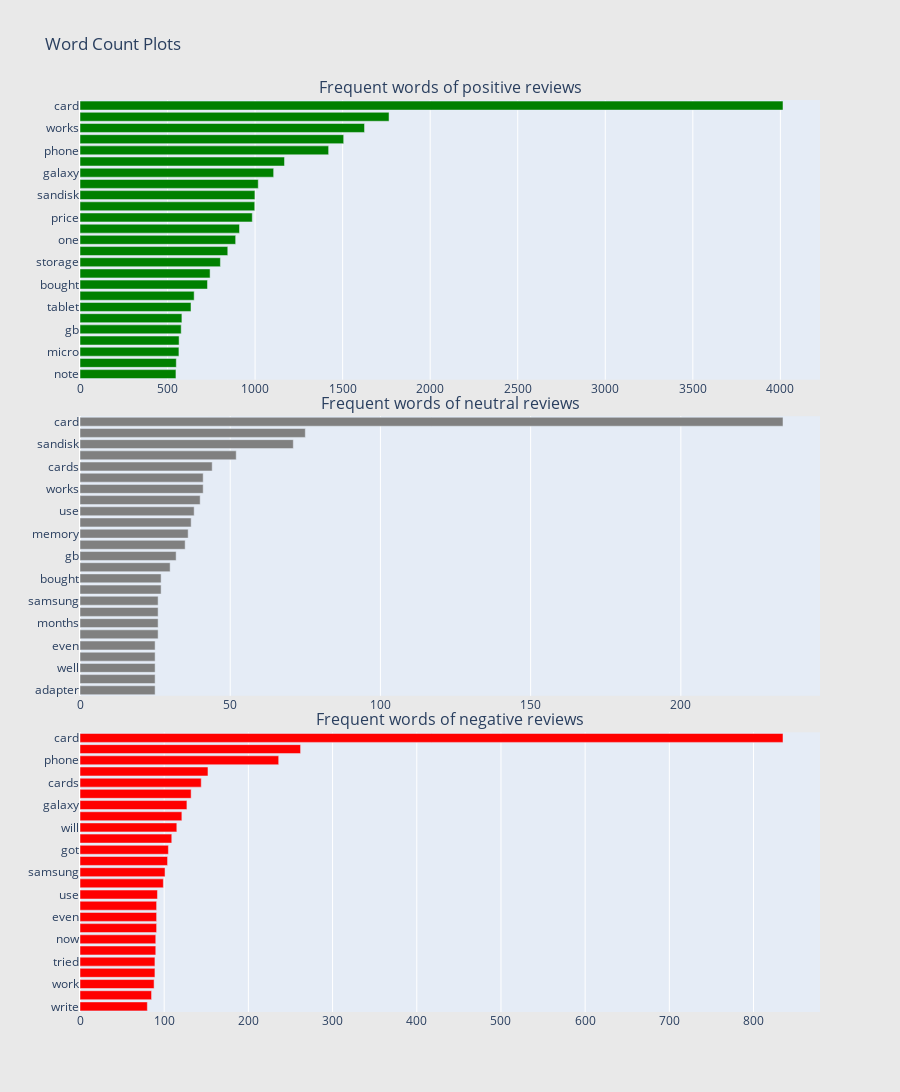

Here is the notebook cell this chart was saved with:
### Markdown cell above
# Monogram analysis

> > Here we will plot most frequent one word in reviews based on sentiments

### Code cell
from collections import defaultdict
import plotly.graph_objs as go
!pip install plotly
from plotly.subplots import make_subplots
import plotly.offline as py
import plotly.graph_objects as go
# from plotly.plotly import iplot

#Filtering data
review_pos = process_reviews[process_reviews["sentiment"]=='Positive'].dropna()
review_neu = process_reviews[process_reviews["sentiment"]=='Neutral'].dropna()
review_neg = process_reviews[process_reviews["sentiment"]=='Negative'].dropna()

## custom function for ngram generation ##
def generate_ngrams(text, n_gram=1):
    token = [token for token in text.lower().split(" ") if token != "" if token not in STOPWORDS]
    ngrams = zip(*[token[i:] for i in range(n_gram)])
    return [" ".join(ngram) for ngram in ngrams]

## custom function for horizontal bar chart ##
def horizontal_bar_chart(df, color):
    trace = go.Bar(
        y=df["word"].values[::-1],
        x=df["wordcount"].values[::-1],
        showlegend=False,
        orientation = 'h',
        marker=dict(
            color=color,
        ),
    )
    return trace

## Get the bar chart from positive reviews ##
freq_dict = defaultdict(int)
for sent in review_pos["reviews"]:
    for word in generate_ngrams(sent):
        freq_dict[word] += 1
fd_sorted = pd.DataFrame(sorted(freq_dict.items(), key=lambda x: x[1])[::-1])
fd_sorted.columns = ["word", "wordcount"]
trace0 = horizontal_bar_chart(fd_sorted.head(25), 'green')

## Get the bar chart from neutral reviews ##
freq_dict = defaultdict(int)
for sent in review_neu["reviews"]:
    for word in generate_ngrams(sent):
        freq_dict[word] += 1
fd_sorted = pd.DataFrame(sorted(freq_dict.items(), key=lambda x: x[1])[::-1])
fd_sorted.columns = ["word", "wordcount"]
trace1 = horizontal_bar_chart(fd_sorted.head(25), 'grey')

## Get the bar chart from negative reviews ##
freq_dict = defaultdict(int)
for sent in review_neg["reviews"]:
    for word in generate_ngrams(sent):
        freq_dict[word] += 1
fd_sorted = pd.DataFrame(sorted(freq_dict.items(), key=lambda x: x[1])[::-1])
fd_sorted.columns = ["word", "wordcount"]
trace2 = horizontal_bar_chart(fd_sorted.head(25), 'red')

# Creating two subplots
fig = make_subplots(rows=3, cols=1, vertical_spacing=0.04,
                          subplot_titles=["Frequent words of positive reviews", "Frequent words of neutral reviews",
                                          "Frequent words of negative reviews"])
fig.append_trace(trace0, 1, 1)
fig.append_trace(trace1, 2, 1)
fig.append_trace(trace2, 3, 1)
fig['layout'].update(height=1200, width=900, paper_bgcolor='rgb(233,233,233)', title="Word Count Plots")
py.iplot(fig, filename='word-plots')

### Figure 1 — Plotly figure (JSON) as saved in the notebook; plotly's stock layout.template omitted (floating-point values rounded to 4 significant figures)
{"data": [{"marker": {"color": "green"}, "orientation": "h", "showlegend": false, "type": "bar", "x": [548, 550, 565, 566, 578, 582, 634, 652, 728, 743, 802, 844, 889, 911, 984, 998, 999, 1018, 1106, 1168, 1420, 1506, 1625, 1765, 4015], "xaxis": "x", "y": ["note", "class", "micro", "product", "gb", "speed", "tablet", "well", "bought", "cards", "storage", "samsung", "one", "good", "price", "fast", "sandisk", "use", "galaxy", "sd", "phone", "memory", "works", "great", "card"], "yaxis": "y"}, {"marker": {"color": "grey"}, "orientation": "h", "showlegend": false, "type": "bar", "x": [25, 25, 25, 25, 25, 26, 26, 26, 26, 27, 27, 30, 32, 35, 36, 37, 38, 40, 41, 41, 44, 52, 71, 75, 234], "xaxis": "x2", "y": ["adapter", "fast", "well", "class", "even", "great", "months", "files", "samsung", "good", "bought", "speed", "gb", "work", "memory", "will", "use", "sd", "works", "galaxy", "cards", "one", "sandisk", "phone", "card"], "yaxis": "y2"}, {"marker": {"color": "red"}, "orientation": "h", "showlegend": false, "type": "bar", "x": [80, 85, 88, 89, 89, 90, 90, 91, 91, 91, 92, 99, 101, 104, 105, 109, 115, 121, 127, 132, 144, 152, 236, 262, 835], "xaxis": "x3", "y": ["write", "data", "work", "bought", "tried", "read", "now", "worked", "even", "problem", "use", "class", "samsung", "format", "got", "memory", "will", "sd", "galaxy", "one", "cards", "months", "phone", "sandisk", "card"], "yaxis": "y3"}], "layout": {"annotations": [{"font": {"size": 16}, "showarrow": false, "text": "Frequent words of positive reviews", "x": 0.5, "xanchor": "center", "xref": "paper", "y": 1, "yanchor": "bottom", "yref": "paper"}, {"font": {"size": 16}, "showarrow": false, "text": "Frequent words of neutral reviews", "x": 0.5, "xanchor": "center", "xref": "paper", "y": 0.6533, "yanchor": "bottom", "yref": "paper"}, {"font": {"size": 16}, "showarrow": false, "text": "Frequent words of negative reviews", "x": 0.5, "xanchor": "center", "xref": "paper", "y": 0.3067, "yanchor": "bottom", "yref": "paper"}], "height": 1200, "paper_bgcolor": "rgb(233,233,233)", "title": {"text": "Word Count Plots"}, "width": 900, "xaxis": {"anchor": "y", "domain": [0, 1]}, "xaxis2": {"anchor": "y2", "domain": [0, 1]}, "xaxis3": {"anchor": "y3", "domain": [0, 1]}, "yaxis": {"anchor": "x", "domain": [0.6933, 1]}, "yaxis2": {"anchor": "x2", "domain": [0.3467, 0.6533]}, "yaxis3": {"anchor": "x3", "domain": [0, 0.3067]}}}
